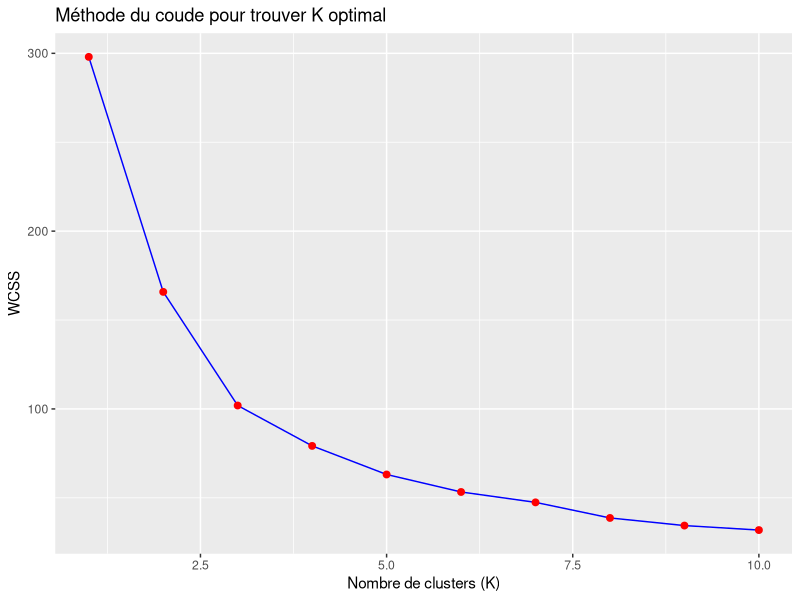
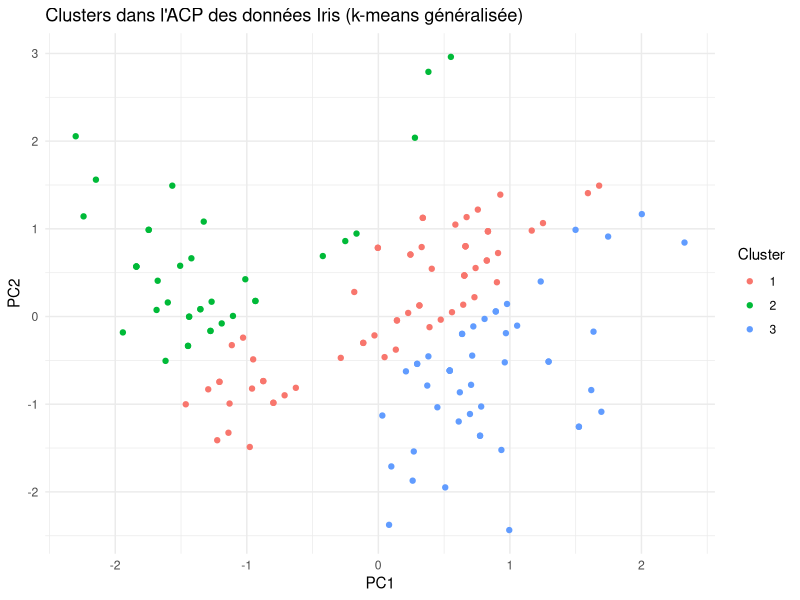
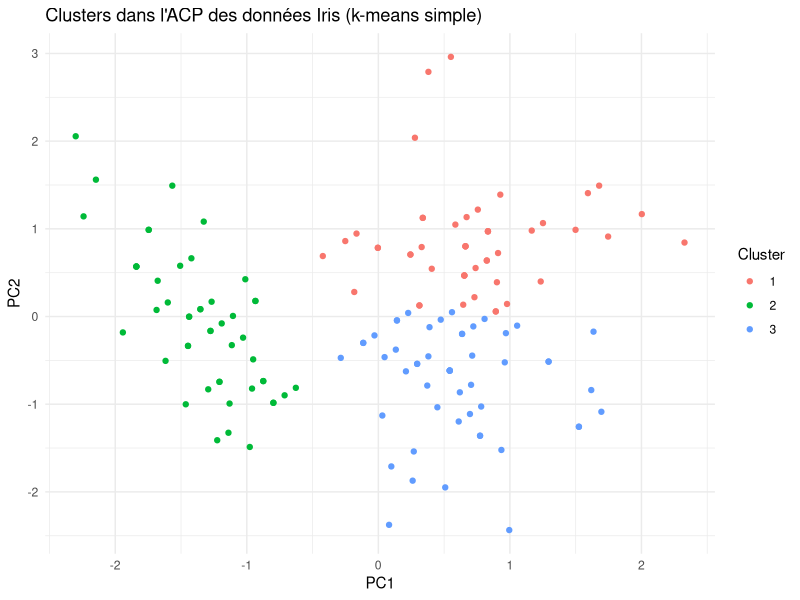
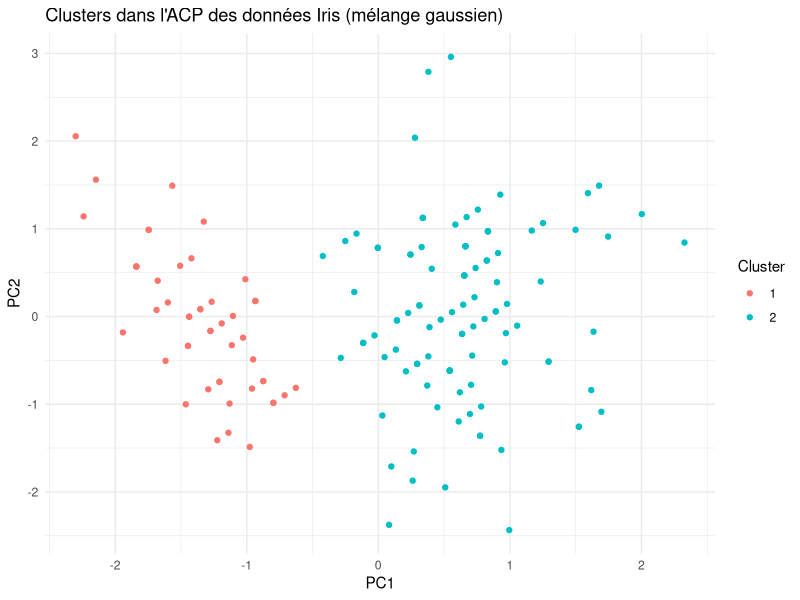
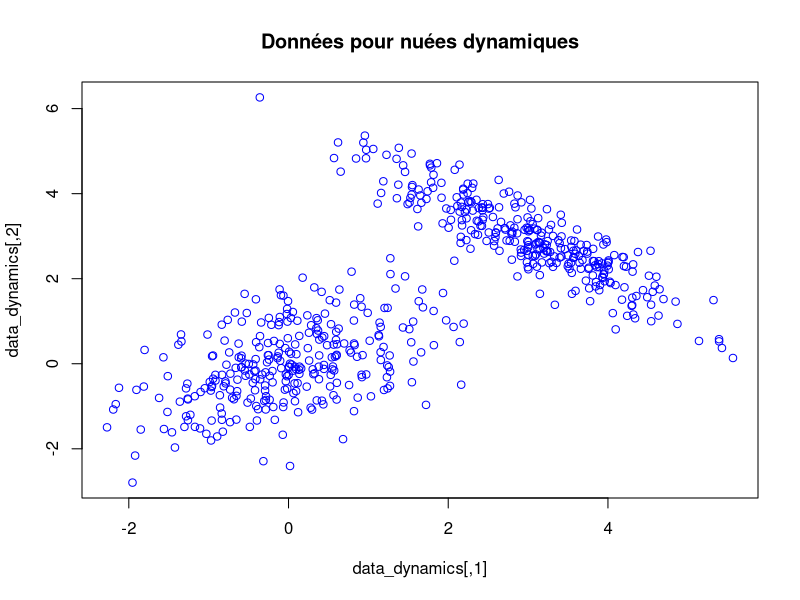
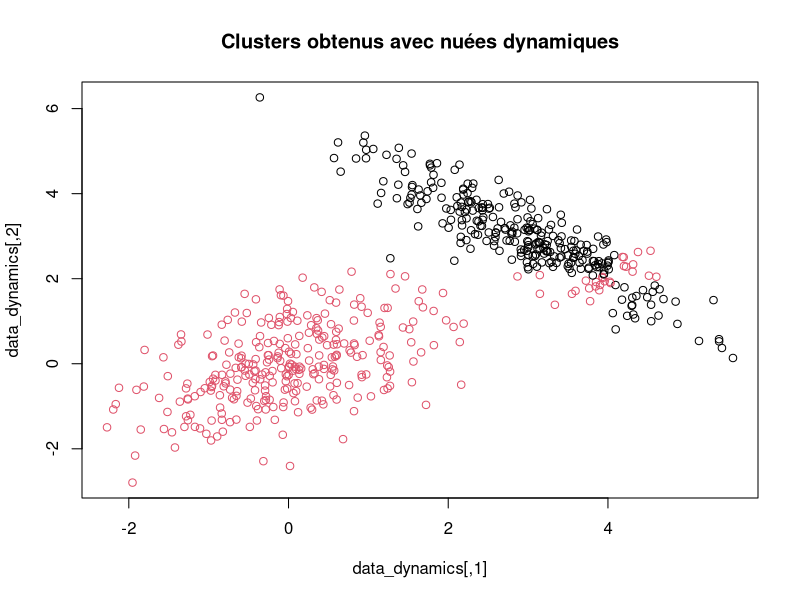

These figures' R source, in order:
## ---- chunk 1
projection <- function(x, v) {
  return ((sum(x * v) / sum(v * v)) * v)
}
## ---- chunk 2
dist <- function(x, v) {
  return (sqrt(sum(x - projection(x,v))^2))
}
## ---- chunk 3
closest_dist <- function(x, D) {
  # D: liste des vecteurs directeurs
  
  # Calcul des distances entre x et chaque droite
  distances <- sapply(D, function(d) dist(x, d)) 
  
  # Trouver l'indice de la droite la plus proche
  closest_indices <- which.min(distances)

  # En cas d'égalité de distances, sélection aléatoire
  if (length(closest_indices) > 1) {
    closest_index <- sample(closest_indices, 1)
  } 
  else {
    closest_index <- closest_indices
  }

  # La droite la plus proche et sa distance à x
  closest_distance <- distances[closest_index]
  
  return (closest_distance)
}
## ---- chunk 4
# Chargement du jeu de données Iris
data(iris)

# Sélection des deux premières colonnes (longueur et largeur des sépales)
iris_data <- iris[, c("Sepal.Length", "Sepal.Width")]

# Normalisation des données
iris_data <- scale(iris_data)
## ---- chunk 5
# Fonction pour l'algorithme des nuées dynamiques avec droites comme représentants de classe
kmeans_generalized <- function(data, K, max_iter = 100) {
  lines <- matrix(runif(K * 2), ncol = 2)  # Initialisation aléatoire des droites représentant les classes
  
  for (iter in 1:max_iter) {
    clusters <- rep(0, nrow(data))  # Classification des points selon les droites actuelles
    
    for (i in 1:nrow(data)) {
      min_distance <- Inf
      for (k in 1:K) {
        dist_to_line <- abs(data[i, 2] - lines[k, 1] * data[i, 1] - lines[k, 2]) / sqrt(1 + lines[k, 1]^2)  # Distance point-droite
        if (dist_to_line < min_distance) {
          min_distance <- dist_to_line
          clusters[i] <- k
        }
      }
    }
    
    for (k in 1:K) {
      cluster_points <- data[clusters == k,]  # Sélection des points appartenant au cluster k
      if (nrow(cluster_points) > 0) {
        line_fit <- lm(cluster_points[,2] ~ cluster_points[,1])  # Régression linéaire pour mettre à jour la droite représentant le cluster
        lines[k,] <- c(coef(line_fit)[2], coef(line_fit)[1])
      } else {
        lines[k,] <- matrix(runif(2), ncol = 2)  # Génération de nouvelles droites aléatoires si le cluster est vide
      }
    }
  }
  
  return(list(clusters = clusters, lines = lines))
}

# Application

K <- 3  # Nombre de clusters
result_iris <- kmeans_generalized(iris_data, K)

# Affichage des clusters 
print(result_iris$clusters)

# Affichage des droites représentant les classes
print(result_iris$lines)

## ---- chunk 6
library(ggplot2)

# Fonction pour calculer la somme des carrés des distances intra-cluster (WCSS)
calculate_wcss <- function(data, k) {
  wcss <- numeric(length = k)
  for (i in 1:k) {
    kmeans_result <- kmeans(data, centers = i)
    wcss[i] <- kmeans_result$tot.withinss
  }
  return(wcss)
}

# Calcul de WCSS pour différentes valeurs de K
max_k <- 10
wcss_values <- calculate_wcss(iris_data, max_k)

# Tracer le graphique du coude
elbow_plot <- ggplot() +
  geom_line(aes(x = 1:max_k, y = wcss_values), color = "blue") +
  geom_point(aes(x = 1:max_k, y = wcss_values), color = "red", size = 2) +
  labs(x = "Nombre de clusters (K)", y = "WCSS") +
  ggtitle("Méthode du coude pour trouver K optimal")

# Afficher le graphique
print(elbow_plot)
## ---- chunk 7
# Effectuer l'ACP sur les données Iris
iris_pca <- prcomp(iris_data, scale. = TRUE)

# Obtenir les composantes principales
iris_components <- iris_pca$x[, 1:2]  # Utilisation des deux premières composantes principales
## ---- chunk 8
# Appliquer l'algorithme des k-means généralisée
K <- 3  
result_iris <- kmeans_generalized(iris_data, K)
clusters <- result_iris$clusters
## ---- chunk 9
library(ggplot2)

# Créer un data frame pour la visualisation
iris_vis <- data.frame(PC1 = iris_components[, 1], PC2 = iris_components[, 2], Cluster = as.factor(clusters))

# Plot
ggplot(iris_vis, aes(x = PC1, y = PC2, color = Cluster)) +
  geom_point() +
  labs(title = "Clusters dans l'ACP des données Iris (k-means généralisée)") +
  theme_minimal()
## ---- chunk 10
# Appliquer l'algorithme des k-means standards
K <- 3  
result_kmeans <- kmeans(iris_data, centers = K)
clusters_kmeans <- result_kmeans$cluster
## ---- chunk 11
library(ggplot2)

# Créer un data frame pour la visualisation
iris_vis_kmeans <- data.frame(PC1 = iris_components[, 1], PC2 = iris_components[, 2], Cluster = as.factor(clusters_kmeans))

# Plot
ggplot(iris_vis_kmeans, aes(x = PC1, y = PC2, color = Cluster)) +
  geom_point() +
  labs(title = "Clusters dans l'ACP des données Iris (k-means simple)") +
  theme_minimal()
## ---- chunk 12
# Appliquer l'algorithme des mélanges gaussiens
library(mclust)

iris_mclust <- Mclust(iris_data)
clusters_mclust <- iris_mclust$classification
## ---- chunk 13
library(ggplot2)

# Créer un data frame pour la visualisation
iris_vis_mclust <- data.frame(PC1 = iris_components[, 1], PC2 = iris_components[, 2], Cluster = as.factor(clusters_mclust))

# Plot
ggplot(iris_vis_mclust, aes(x = PC1, y = PC2, color = Cluster)) +
  geom_point() +
  labs(title = "Clusters dans l'ACP des données Iris (mélange gaussien)") +
  theme_minimal()
## ---- chunk 14
library(MASS)

# Génération de données 
data_dynamics <- mvrnorm(300, mu = c(0, 0), Sigma = matrix(c(1, 0.5, 0.5, 1), nrow = 2))
data_dynamics <- rbind(data_dynamics, mvrnorm(300, mu = c(3, 3), Sigma = matrix(c(1, -0.9, -0.9, 1), nrow = 2)))


# Visualisation 
plot(data_dynamics, col = 'blue', main = "Données pour nuées dynamiques")

## ---- chunk 15
# Appliquer l'algorithme des nuées dynamiques révisé sur les données simulées pour les nuées dynamiques
result_dynamics <- kmeans_generalized(data_dynamics, K = 2)

# Visualiser les clusters obtenus
plot(data_dynamics, col = result_dynamics$clusters, main = "Clusters obtenus avec nuées dynamiques")
